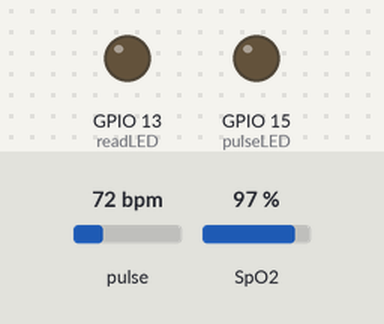
Bench run of a sketch on a simulated ESP8266 (NodeMCU). Parts: output pins drawn as LEDs (lit = HIGH). The test bench sets the inputs (shaded band); at power-on: pulse 72 bpm, SpO2 97 %. What the sketch prints to the serial monitor is not drawn.

Above: at 0.05 s.
Timing chart, 0 to 3.0 s (numbered marks = the images above):
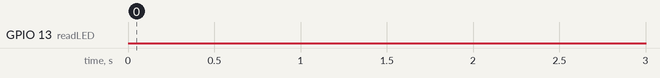

The sketch:

Online_HR__SpO2.ino
```cpp
/*
 *** English version under construction ***
 *  For more information feel free to contact me

 *  Timski projekt: e-pulse
 *  Slanje pulsa i zasićenosti krvi kisikom (Online_HR_ SpO2)
    Implementacija Thinger.io platforme

                  Spajanje:
            MAX30102 ->  NodeMCU
            SDA      ->  D2(GPIO4)
            SCL      ->  D1(GPIO5)

  Kod koristi SparkFun algoritam za čitanje pulsa i zasićenosti krvi kisikom
*/

#include <Wire.h>                         // Standardna Arduino I2C biblioteka
#include "MAX30105.h"                     // SparkFun MAX3010x biblioteka - za MAX30105 i MAX30102 osjetnike
#include "spo2_algorithm.h"               // Algoritam za izračunavanje zasićenosti krvi kisikom
#include <ThingerESP8266.h>               // Thinger.io biblioteka za povezivanje ESP8266 (NodeMCU) s Thinger.io platformom

#define USERNAME "mamusas"                // Korisničko ime na Thinger.io platformi
#define DEVICE_ID "ePulseESP8266_2"       // Naziv uređaja definiran na platformi
#define DEVICE_CREDENTIAL "eMbTMmM@on&k"  // Sigurnosni string za uvezivanje uređaja na platformu
#define SSID "Huawei_P20_lite"            // Naziv Wi-Fi pristupne točke
#define SSID_PASSWORD "epulse2020"        // Password Wi-Fi pristupne točke

ThingerESP8266 thing(USERNAME, DEVICE_ID, DEVICE_CREDENTIAL); // Inicijalizacija uređaja za Thinger.io platformu
MAX30105 max30102;                                            // Inicijalzacija osjetnika

uint32_t irBuffer[100];       // Bilježi vrijednost infracrvenog svitla
uint32_t redBuffer[100];      // Bilježi vrijednost crvenogsvitla
int32_t bufferLength;         // Veličina međuspremnika - ref: MAX30102 datasheet
int32_t spo2;                 // Vrijednost SpO2
int8_t validSPO2;             // Provjera je li očitanje SpO2 validno
int32_t heartRate;            // Vrijednost pulsa
int8_t validHeartRate;        // Provjera je li očitanje pulsa validno
byte pulseLED = 15;           // Indikator pulsa (PWM pin) - D8
byte readLED = 13;            // Indikator novog podataka u međuspremniku - D7

void setup()
{

  Serial.begin(115200);        // Otvaranje serijske komunikacije na baud rate 115200 - potrebno za debugging i ispis prvih 100 uzoraka

  // Postavke ESP8266
  thing.add_wifi(SSID, SSID_PASSWORD);

  // Dodavanje resursa spo2 i proslijeđivanje varijable spo2
  thing["spo2"] >> [](pson & out) {
    out = spo2;
  };

  // Dodavanje resursa puls i proslijeđivanje varijable heartRate
  thing["puls"] >> [](pson & out) {
    out = heartRate;
  };

  // Postavke ledica
  pinMode(pulseLED, OUTPUT);
  pinMode(readLED, OUTPUT);

  // Inicijalizacija osjetnika
  if (!max30102.begin(Wire, I2C_SPEED_FAST)) //Koristi I2C, 400kHz
  {
    Serial.println(F("Osjetnik nije pronađen"));
    while (1);
  }

  byte ledBrightness = 60;  // Options: 0=Off to 255=50mA
  byte sampleAverage = 4;   // Options: 1, 2, 4, 8, 16, 32
  byte ledMode = 2;         // Options: 1 = Red only, 2 = Red + IR, 3 = Red + IR + Green
  byte sampleRate = 100;    // Options: 50, 100, 200, 400, 800, 1000, 1600, 3200
  int pulseWidth = 411;     // Options: 69, 118, 215, 411
  int adcRange = 4096;      // Options: 2048, 4096, 8192, 16384

  // Postavke MAX30102
  max30102.setup(ledBrightness, sampleAverage, ledMode, sampleRate, pulseWidth, adcRange);
}

void loop()
{
  // Međuspremnik u koji se sprema 25 uzoraka u sekundi (25Hz) - trajanje 4 sekunde
  bufferLength = 100;

  // Pročitaj prvih 100 uzoraka te odredi prosjek signala
  for (byte i = 0 ; i < bufferLength ; i++)
  {
    while (max30102.available() == false)  // Čeka nove podatke
      max30102.check();                    // Osjetnik traži nove podatke

    redBuffer[i] = max30102.getRed();
    irBuffer[i] = max30102.getIR();
    max30102.nextSample();

    Serial.print(F("red="));
    Serial.print(redBuffer[i], DEC);
    Serial.print(F(", ir="));
    Serial.println(irBuffer[i], DEC);
  }

  //Izračunaj prvih 100 uzoraka Pulsa i Spo2 (4 sekunde)
  maxim_heart_rate_and_oxygen_saturation(irBuffer, bufferLength, redBuffer, &spo2, &validSPO2, &heartRate, &validHeartRate);

  //Uzastopno prima podatke s osjetnika. Puls i SpO2 se računaju u intervalu 1 sekunde
  while (1)
  {
    // Poziv handle() funkcije za Thinger.io platformu
    thing.handle();
    // Ako je očitanje kisika validno podatak se stream (inače prikazuje zadnje čitanje)

    if (validSPO2){
      thing.stream(thing["spo2"]);
    }

    // Ako je očitanje pulsa validno podatak se streama (inače prikazuje zadnje čitanje)
    if (validHeartRate) {
      thing.stream(thing["puls"]);
    }

    // Prebaci prvih 25 uzoraka u memoriju te ostalih 75 pomakni (bubble sort)
    for (byte i = 25; i < 100; i++)
    {
      redBuffer[i - 25] = redBuffer[i];
      irBuffer[i - 25] = irBuffer[i];
    }

//Uzmi 25 uzoraka prije računanja pulsa
    for (byte i = 75; i < 100; i++)
    {
      while (max30102.available() == false)  //Čeka nove podatke
        max30102.check();                    //Senzor pregledava za nove podatke

      // LED signal za svaki novi uzorak
      digitalWrite(readLED, !digitalRead(readLED));

      redBuffer[i] = max30102.getRed();
      irBuffer[i] = max30102.getIR();

      //Idući uzorak
      max30102.nextSample();
    }

    //Nakon skupljanja novih 25 uzoraka preračunaj puls i SpO2
    maxim_heart_rate_and_oxygen_saturation(irBuffer, bufferLength, redBuffer, &spo2, &validSPO2, &heartRate, &validHeartRate);
  }
}
```

Measured:
- by itself, everything shown: repeats every 1.3 s, in 6 steps
